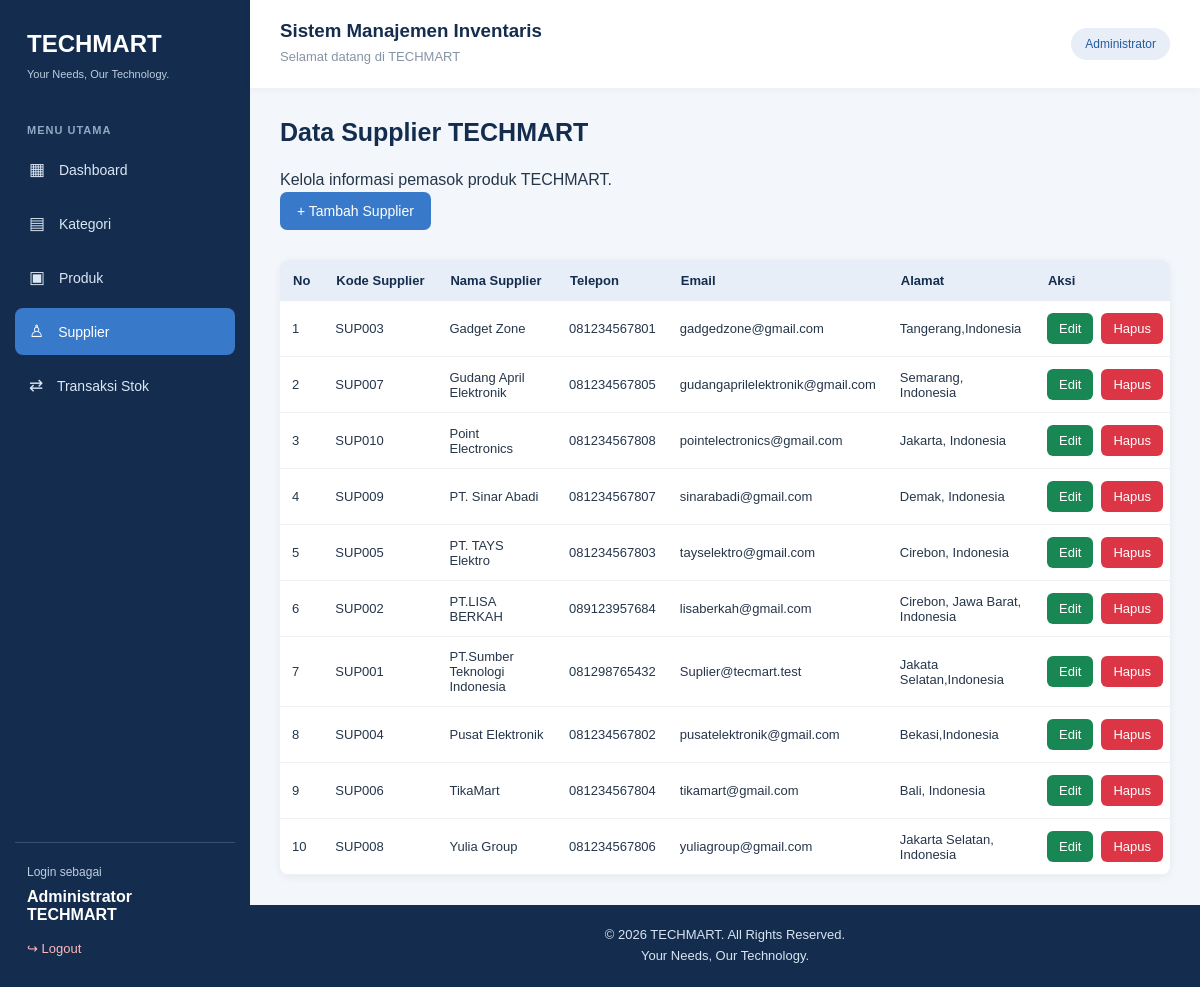
The app's page /modul/supplier/index.php (signed in) with its own data.
### tables this page shows
CREATE TABLE `supplier` (
  `id` int(11) NOT NULL,
  `kode_supplier` varchar(20) NOT NULL,
  `nama_supplier` varchar(150) NOT NULL,
  `telepon` varchar(20) DEFAULT NULL,
  `email` varchar(100) DEFAULT NULL,
  `alamat` text DEFAULT NULL,
  `created_at` timestamp NOT NULL DEFAULT current_timestamp()
);

### modul/supplier/index.php (the view, shortened to what this page needs)
<?php
$db = getDB();
$stmt = $db->query(
    "SELECT * FROM supplier ORDER BY nama_supplier ASC"
);
$dataSupplier = $stmt->fetchAll();
require_once '../../layout/header.php';
?>
<div class="page-heading">
    <h2>Data Supplier TECHMART</h2>
    <p>Kelola informasi pemasok produk TECHMART.</p>
</div>
<a href="tambah.php" class="btn-add">
    + Tambah Supplier
</a>
<div class="table-container">
    <table class="supplier-table">
        <thead>
            <tr>
                <th>No</th>
                <th>Kode Supplier</th>
                <th>Nama Supplier</th>
                <th>Telepon</th>
                <th>Email</th>
                <th>Alamat</th>
                <th>Aksi</th>
            </tr>
        </thead>
        <tbody>
            <?php if ($dataSupplier): ?>
                <?php $no = 1; ?>
                <?php foreach ($dataSupplier as $s): ?>
                    <tr>
                        <td><?= $no++ ?></td>
                        <td><?= htmlspecialchars($s['kode_supplier']) ?></td>
                        <td><?= htmlspecialchars($s['nama_supplier']) ?></td>
                        <td><?= htmlspecialchars($s['telepon'] ?? '') ?></td>
                        <td><?= htmlspecialchars($s['email'] ?? '') ?></td>
                        <td><?= htmlspecialchars($s['alamat'] ?? '') ?></td>
                        <td>
                            <div class="action-buttons">
                                <a href="edit.php?id=<?= $s['id'] ?>"
                                   class="btn-edit">
                                    Edit
                                </a>
                                <a href="hapus.php?id=<?= $s['id'] ?>"
                                   class="btn-delete"
                                   onclick="return confirm('Yakin ingin menghapus supplier ini?')">
                                    Hapus
                                </a>
                            </div>
                        </td>
                    </tr>
                <?php endforeach; ?>
            <?php endif; ?>
        </tbody>
    </table>
</div>
<?php require_once '../../layout/footer.php'; ?>

### assets/css/style.css (style rules this page uses)
* { margin: 0; padding: 0; box-sizing: border-box; }
html, body { width: 100%; min-height: 100%; }
body { font-family: Arial, Helvetica, sans-serif; background: #f3f6fa; color: #26364a; overflow-x: hidden; }
a { text-decoration: none; }
main h1, main h2, main h3 { color: #142d4e; }
main h2 { font-size: 25px; margin-bottom: 20px; }
p { line-height: 1.6; }
.btn-add { display: inline-block; background: #3979c9; color: white; padding: 11px 17px; border-radius: 7px; margin-bottom: 15px; font-size: 14px; }
.table-container { width: 100%; max-width: 100%; overflow-x: auto; margin-top: 15px; background: white; border-radius: 9px; box-shadow: 0 2px 10px rgba(20,45,78,0.06); }
table { width: 100%; border-collapse: collapse; background: white; }
th { background: #e7eef7; color: #142d4e; text-align: left; padding: 13px; font-size: 13px; white-space: nowrap; }
td { padding: 12px; border-bottom: 1px solid #edf0f5; font-size: 13px; vertical-align: middle; }
table th:last-child, table td:last-child { min-width: 145px; white-space: nowrap; }
.action-buttons { display: flex; flex-direction: row; align-items: center; justify-content: flex-start; flex-wrap: nowrap; gap: 8px; }
.action-buttons a { display: inline-block; padding: 8px 12px; border-radius: 6px; font-size: 13px; text-align: center; white-space: nowrap; }
.btn-edit { background: #198754; color: white !important; }
.btn-delete { background: #dc3545; color: white !important; }
.supplier-table { min-width: 900px; }

### records on screen
supplier: kode_supplier "SUP003", nama_supplier "Gadget Zone", telepon "081234567801", email "gadgedzone@gmail.com", alamat "Tangerang,Indonesia"
supplier: kode_supplier "SUP007", nama_supplier "Gudang April Elektronik", telepon "081234567805", email "gudangaprilelektronik@gmail.com", alamat "Semarang, Indonesia"
supplier: kode_supplier "SUP010", nama_supplier "Point Electronics", telepon "081234567808", email "pointelectronics@gmail.com", alamat "Jakarta, Indonesia"
supplier: kode_supplier "SUP009", nama_supplier "PT. Sinar Abadi", telepon "081234567807", email "sinarabadi@gmail.com", alamat "Demak, Indonesia"
supplier: kode_supplier "SUP005", nama_supplier "PT. TAYS Elektro", telepon "081234567803", email "tayselektro@gmail.com", alamat "Cirebon, Indonesia"
supplier: kode_supplier "SUP002", nama_supplier "PT.LISA BERKAH", telepon "089123957684", email "lisaberkah@gmail.com", alamat "Cirebon, Jawa Barat, Indonesia"
supplier: kode_supplier "SUP001", nama_supplier "PT.Sumber Teknologi Indonesia", telepon "081298765432", email "Suplier@tecmart.test", alamat "Jakata Selatan,Indonesia"
supplier: kode_supplier "SUP004", nama_supplier "Pusat Elektronik", telepon "081234567802", email "pusatelektronik@gmail.com", alamat "Bekasi,Indonesia"
supplier: kode_supplier "SUP006", nama_supplier "TikaMart", telepon "081234567804", email "tikamart@gmail.com", alamat "Bali, Indonesia"
supplier: kode_supplier "SUP008", nama_supplier "Yulia Group", telepon "081234567806", email "yuliagroup@gmail.com", alamat "Jakarta Selatan, Indonesia"

### other values on screen
$_SESSION['nama'] "Administrator TECHMART"
